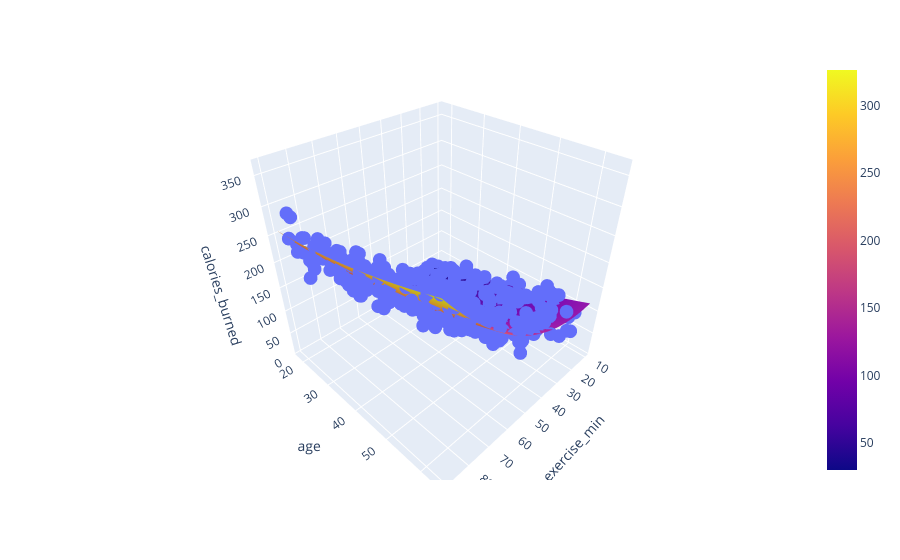

Source (notebook cell):
### Code cell
# meshgrids
x_range2 = np.linspace(df['exercise_min'].min(), df['exercise_min'].max(),30)
y_range2 = np.linspace(df['age'].min(), df['age'].max(),30)
xx2, yy2 = np.meshgrid(x_range2, y_range2)

heart_rate_mean2 = df['heart_rate'].mean()
heart_rate_col2 = np.full(xx2.ravel().shape, heart_rate_mean2)

pred_input2 = np.c_[yy2.ravel(), xx2.ravel(), heart_rate_col2]
pred_input2_poly = poly.transform(pred_input2)
zz = lr2.predict(pred_input2_poly).reshape(xx2.shape)


fig2 = px.scatter_3d(df, x = 'exercise_min', y = 'age', z = 'calories_burned')
fig2.add_surface(x = x_range2, y = y_range2, z = zz, name = 'polynomial surface', colorscale = 'plasma')
fig2.show()

### Figure 1 — Plotly figure (JSON) as saved in the notebook; plotly's stock layout.template omitted (floating-point values rounded to 4 significant figures; data arrays with more than 128 entries replaced by an {"elided": "..."} marker saying what was removed)
{"data": [{"hovertemplate": "exercise_min=%{x}<br>age=%{y}<br>calories_burned=%{z}<extra></extra>", "legendgroup": "", "marker": {"color": "#636efa", "symbol": "circle"}, "mode": "markers", "name": "", "scene": "scene", "showlegend": false, "type": "scatter3d", "x": {"elided": "500 float values"}, "y": {"elided": "500 int values"}, "z": {"elided": "500 float values"}}, {"colorscale": [[0, "#0d0887"], [0.1111, "#46039f"], [0.2222, "#7201a8"], [0.3333, "#9c179e"], [0.4444, "#bd3786"], [0.5556, "#d8576b"], [0.6667, "#ed7953"], [0.7778, "#fb9f3a"], [0.8889, "#fdca26"], [1, "#f0f921"]], "name": "polynomial surface", "type": "surface", "x": [10.37, 13.12, 15.86, 18.61, 21.35, 24.1, 26.84, 29.59, 32.33, 35.08, 37.82, 40.57, 43.31, 46.06, 48.8, 51.55, 54.29, 57.04, 59.78, 62.53, 65.27, 68.02, 70.76, 73.51, 76.25, 79.0, 81.74, 84.49, 87.23, 89.98], "y": [18.0, 19.59, 21.17, 22.76, 24.34, 25.93, 27.52, 29.1, 30.69, 32.28, 33.86, 35.45, 37.03, 38.62, 40.21, 41.79, 43.38, 44.97, 46.55, 48.14, 49.72, 51.31, 52.9, 54.48, 56.07, 57.66, 59.24, 60.83, 62.41, 64.0], "z": {"elided": "30x30 float values"}}], "layout": {"legend": {"tracegroupgap": 0}, "margin": {"t": 60}, "scene": {"domain": {"x": [0, 1], "y": [0, 1]}, "xaxis": {"title": {"text": "exercise_min"}}, "yaxis": {"title": {"text": "age"}}, "zaxis": {"title": {"text": "calories_burned"}}}}}
